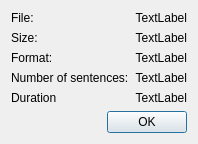
<?xml version="1.0" encoding="UTF-8"?>
<ui version="4.0">
 <class>InfoWindow</class>
 <widget class="QDialog" name="InfoWindow">
  <property name="geometry">
   <rect>
    <x>0</x>
    <y>0</y>
    <width>313</width>
    <height>220</height>
   </rect>
  </property>
  <property name="sizePolicy">
   <sizepolicy hsizetype="Fixed" vsizetype="Fixed">
    <horstretch>0</horstretch>
    <verstretch>0</verstretch>
   </sizepolicy>
  </property>
  <property name="minimumSize">
   <size>
    <width>313</width>
    <height>220</height>
   </size>
  </property>
  <property name="windowTitle">
   <string>File info</string>
  </property>
  <layout class="QGridLayout" name="gridLayout">
   <property name="sizeConstraint">
    <enum>QLayout::SetFixedSize</enum>
   </property>
   <item row="1" column="0">
    <widget class="QDialogButtonBox" name="buttonBox">
     <property name="orientation">
      <enum>Qt::Horizontal</enum>
     </property>
     <property name="standardButtons">
      <set>QDialogButtonBox::Ok</set>
     </property>
    </widget>
   </item>
   <item row="0" column="0">
    <layout class="QVBoxLayout" name="verticalLayout">
     <item>
      <layout class="QHBoxLayout" name="horizontalLayout_2">
       <item>
        <widget class="QLabel" name="label">
         <property name="text">
          <string>File:</string>
         </property>
        </widget>
       </item>
       <item>
        <widget class="QLabel" name="file">
         <property name="text">
          <string>TextLabel</string>
         </property>
         <property name="alignment">
          <set>Qt::AlignRight|Qt::AlignTrailing|Qt::AlignVCenter</set>
         </property>
        </widget>
       </item>
      </layout>
     </item>
     <item>
      <layout class="QHBoxLayout" name="horizontalLayout_4">
       <item>
        <widget class="QLabel" name="label_3">
         <property name="text">
          <string>Size:</string>
         </property>
        </widget>
       </item>
       <item>
        <widget class="QLabel" name="size">
         <property name="text">
          <string>TextLabel</string>
         </property>
         <property name="alignment">
          <set>Qt::AlignRight|Qt::AlignTrailing|Qt::AlignVCenter</set>
         </property>
        </widget>
       </item>
      </layout>
     </item>
     <item>
      <layout class="QHBoxLayout" name="horizontalLayout_3">
       <item>
        <widget class="QLabel" name="label_6">
         <property name="text">
          <string>Format:</string>
         </property>
        </widget>
       </item>
       <item>
        <widget class="QLabel" name="format">
         <property name="text">
          <string>TextLabel</string>
         </property>
         <property name="alignment">
          <set>Qt::AlignRight|Qt::AlignTrailing|Qt::AlignVCenter</set>
         </property>
        </widget>
       </item>
      </layout>
     </item>
     <item>
      <layout class="QHBoxLayout" name="horizontalLayout_5">
       <item>
        <widget class="QLabel" name="label_8">
         <property name="text">
          <string>Number of sentences:</string>
         </property>
        </widget>
       </item>
       <item>
        <widget class="QLabel" name="sentences">
         <property name="text">
          <string>TextLabel</string>
         </property>
         <property name="alignment">
          <set>Qt::AlignRight|Qt::AlignTrailing|Qt::AlignVCenter</set>
         </property>
        </widget>
       </item>
      </layout>
     </item>
     <item>
      <layout class="QHBoxLayout" name="horizontalLayout">
       <item>
        <widget class="QLabel" name="label_10">
         <property name="text">
          <string>Duration</string>
         </property>
        </widget>
       </item>
       <item>
        <widget class="QLabel" name="duration">
         <property name="text">
          <string>TextLabel</string>
         </property>
         <property name="alignment">
          <set>Qt::AlignRight|Qt::AlignTrailing|Qt::AlignVCenter</set>
         </property>
        </widget>
       </item>
      </layout>
     </item>
    </layout>
   </item>
  </layout>
 </widget>
 <resources/>
 <connections>
  <connection>
   <sender>buttonBox</sender>
   <signal>accepted()</signal>
   <receiver>InfoWindow</receiver>
   <slot>accept()</slot>
   <hints>
    <hint type="sourcelabel">
     <x>248</x>
     <y>254</y>
    </hint>
    <hint type="destinationlabel">
     <x>157</x>
     <y>274</y>
    </hint>
   </hints>
  </connection>
  <connection>
   <sender>buttonBox</sender>
   <signal>rejected()</signal>
   <receiver>InfoWindow</receiver>
   <slot>reject()</slot>
   <hints>
    <hint type="sourcelabel">
     <x>316</x>
     <y>260</y>
    </hint>
    <hint type="destinationlabel">
     <x>286</x>
     <y>274</y>
    </hint>
   </hints>
  </connection>
 </connections>
</ui>
